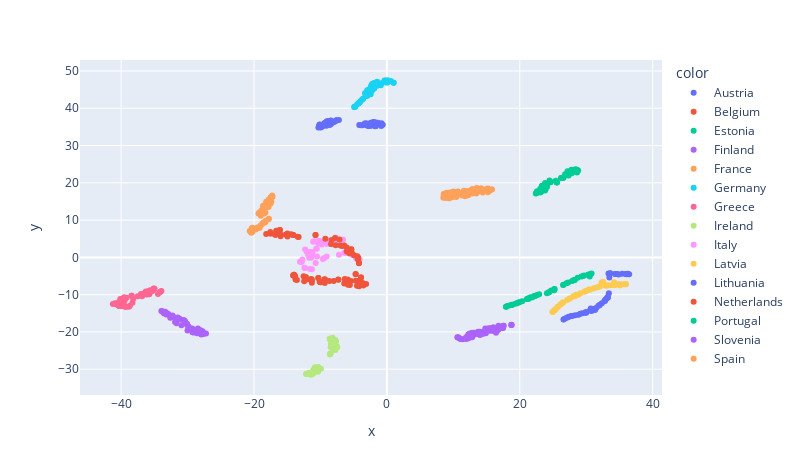

The notebook cell saved with this chart:
### Code cell
'''
t-SNE
'''
X = big_data.values
y = labels
tsne = TSNE(perplexity=30, n_components=2, learning_rate='auto', metric ='canberra', random_state=0, n_jobs=-1)
X_embedded2 = tsne.fit_transform(X)
scatter2d(X_embedded2, y, [0, 1])
